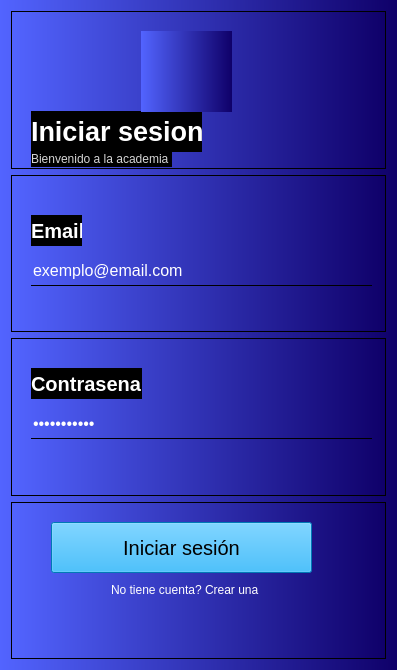
<?xml version="1.0" encoding="UTF-8"?>
<ui version="4.0">
 <class>login</class>
 <widget class="QWidget" name="login">
  <property name="geometry">
   <rect>
    <x>0</x>
    <y>0</y>
    <width>397</width>
    <height>670</height>
   </rect>
  </property>
  <property name="windowTitle">
   <string>Form</string>
  </property>
  <property name="styleSheet">
   <string notr="true">background-color:rgb(255,0,0);
background-color: qlineargradient(spread:pad, x1:0, y1:0, x2:1, y2:0, stop:0 rgba(82, 100, 255, 255), stop:1 rgba(15, 0, 105, 255));</string>
  </property>
  <layout class="QVBoxLayout" name="verticalLayout">
   <item>
    <widget class="QFrame" name="frame">
     <property name="frameShape">
      <enum>QFrame::Shape::StyledPanel</enum>
     </property>
     <property name="frameShadow">
      <enum>QFrame::Shadow::Raised</enum>
     </property>
     <widget class="QLabel" name="label">
      <property name="geometry">
       <rect>
        <x>20</x>
        <y>100</y>
        <width>171</width>
        <height>41</height>
       </rect>
      </property>
      <property name="font">
       <font>
        <pointsize>20</pointsize>
        <bold>true</bold>
       </font>
      </property>
      <property name="styleSheet">
       <string notr="true">background-color: rgba(0, 0, 0);
color: rgb(255, 255, 255);</string>
      </property>
      <property name="text">
       <string>Iniciar sesion</string>
      </property>
     </widget>
     <widget class="QLabel" name="label_4">
      <property name="geometry">
       <rect>
        <x>20</x>
        <y>140</y>
        <width>141</width>
        <height>16</height>
       </rect>
      </property>
      <property name="styleSheet">
       <string notr="true">background-color: rgba(0, 0, 0);
color: rgb(214, 214, 214);</string>
      </property>
      <property name="text">
       <string>Bienvenido a la academia </string>
      </property>
     </widget>
     <widget class="QLabel" name="label_6">
      <property name="geometry">
       <rect>
        <x>130</x>
        <y>20</y>
        <width>91</width>
        <height>81</height>
       </rect>
      </property>
      <property name="text">
       <string/>
      </property>
      <property name="pixmap">
       <pixmap resource="img.qrc">:/img/logo.png</pixmap>
      </property>
      <property name="scaledContents">
       <bool>true</bool>
      </property>
     </widget>
    </widget>
   </item>
   <item>
    <widget class="QFrame" name="frame_2">
     <property name="frameShape">
      <enum>QFrame::Shape::StyledPanel</enum>
     </property>
     <property name="frameShadow">
      <enum>QFrame::Shadow::Raised</enum>
     </property>
     <widget class="QLabel" name="label_2">
      <property name="geometry">
       <rect>
        <x>20</x>
        <y>40</y>
        <width>51</width>
        <height>31</height>
       </rect>
      </property>
      <property name="font">
       <font>
        <pointsize>15</pointsize>
        <bold>true</bold>
       </font>
      </property>
      <property name="styleSheet">
       <string notr="true">background-color: rgba(0, 0, 0);
color: rgb(255, 255, 255);</string>
      </property>
      <property name="text">
       <string>Email</string>
      </property>
     </widget>
     <widget class="QLineEdit" name="lineEdit">
      <property name="geometry">
       <rect>
        <x>20</x>
        <y>80</y>
        <width>341</width>
        <height>31</height>
       </rect>
      </property>
      <property name="font">
       <font>
        <pointsize>12</pointsize>
       </font>
      </property>
      <property name="cursor">
       <cursorShape>ArrowCursor</cursorShape>
      </property>
      <property name="styleSheet">
       <string notr="true">background-color: rgba(0, 0, 0, 0);
border-style: none;
border-bottom: 1px solid;
color: rgb(255, 255, 255);</string>
      </property>
      <property name="text">
       <string>exemplo@email.com</string>
      </property>
     </widget>
    </widget>
   </item>
   <item>
    <widget class="QFrame" name="frame_3">
     <property name="frameShape">
      <enum>QFrame::Shape::StyledPanel</enum>
     </property>
     <property name="frameShadow">
      <enum>QFrame::Shadow::Raised</enum>
     </property>
     <widget class="QLineEdit" name="lineEdit_2">
      <property name="geometry">
       <rect>
        <x>20</x>
        <y>70</y>
        <width>341</width>
        <height>31</height>
       </rect>
      </property>
      <property name="font">
       <font>
        <pointsize>12</pointsize>
       </font>
      </property>
      <property name="styleSheet">
       <string notr="true">background-color: rgba(0, 0, 0, 0);
border-style: none;
border-bottom: 1px solid;
color: rgb(255, 255, 255);</string>
      </property>
      <property name="inputMask">
       <string>•••••••••••</string>
      </property>
     </widget>
     <widget class="QLabel" name="label_3">
      <property name="geometry">
       <rect>
        <x>20</x>
        <y>30</y>
        <width>111</width>
        <height>31</height>
       </rect>
      </property>
      <property name="font">
       <font>
        <pointsize>15</pointsize>
        <bold>true</bold>
       </font>
      </property>
      <property name="styleSheet">
       <string notr="true">background-color: rgba(0, 0, 0);
color: rgb(255, 255, 255);</string>
      </property>
      <property name="text">
       <string>Contrasena</string>
      </property>
     </widget>
    </widget>
   </item>
   <item>
    <widget class="QFrame" name="frame_4">
     <property name="frameShape">
      <enum>QFrame::Shape::StyledPanel</enum>
     </property>
     <property name="frameShadow">
      <enum>QFrame::Shadow::Raised</enum>
     </property>
     <widget class="QPushButton" name="pushButton">
      <property name="geometry">
       <rect>
        <x>40</x>
        <y>20</y>
        <width>261</width>
        <height>51</height>
       </rect>
      </property>
      <property name="font">
       <font>
        <pointsize>15</pointsize>
       </font>
      </property>
      <property name="styleSheet">
       <string notr="true">background-color: rgb(0, 170, 255);</string>
      </property>
      <property name="text">
       <string>Iniciar sesión</string>
      </property>
     </widget>
     <widget class="QLabel" name="label_5">
      <property name="geometry">
       <rect>
        <x>100</x>
        <y>80</y>
        <width>151</width>
        <height>16</height>
       </rect>
      </property>
      <property name="styleSheet">
       <string notr="true">background-color: rgba(0, 0, 0, 0);
color: rgb(255, 255, 255);</string>
      </property>
      <property name="text">
       <string>No tiene cuenta? Crear una</string>
      </property>
     </widget>
    </widget>
   </item>
  </layout>
 </widget>
 <tabstops>
  <tabstop>lineEdit</tabstop>
  <tabstop>lineEdit_2</tabstop>
  <tabstop>pushButton</tabstop>
 </tabstops>
 <resources>
  <include location="img.qrc"/>
 </resources>
 <connections/>
</ui>
